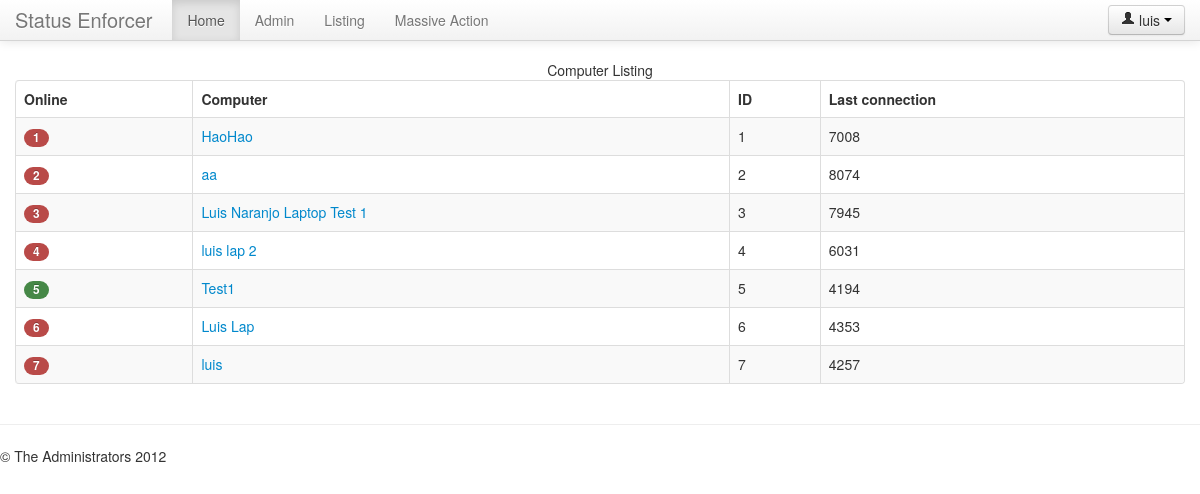
Page /listing (signed in) on the earlier database version.
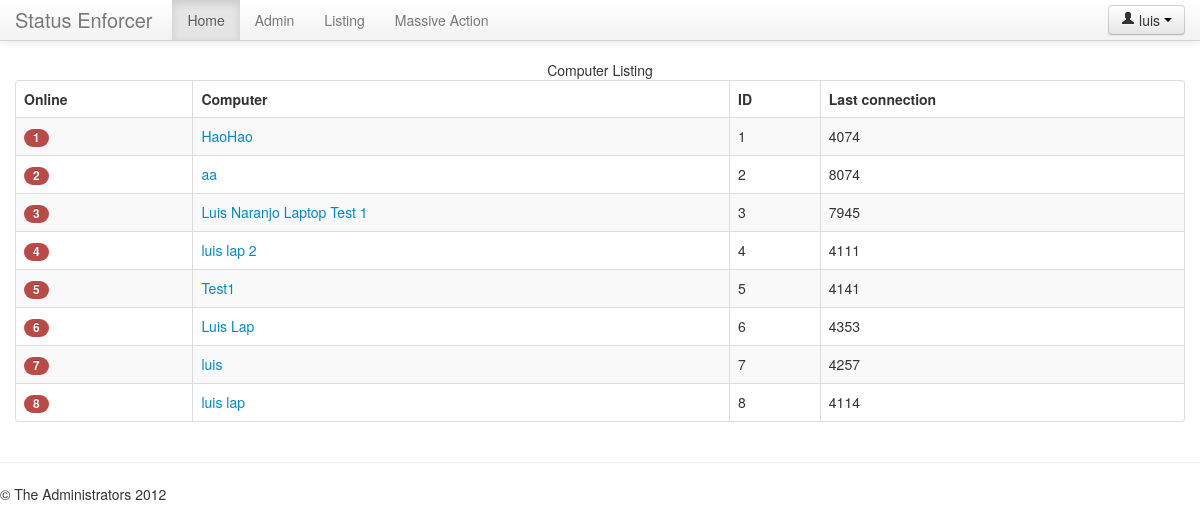
Same page on the later database version.
### server/models.py (models this page shows, shortened)
class Computer(models.Model):
    name = models.CharField(max_length=255)
    lastConnection = models.DateTimeField()
    status = models.CharField(max_length=80)
    connected = models.BooleanField(default=False)
    key = models.CharField(max_length=255)
    def get_absolute_url(self):
        return '/listing/%d' % self.pk
    def activityLength(self):
        now = datetime.now(utc)
        delta = now - self.lastConnection
        return delta.seconds

### server/views.py (the view)
# urls.py: url(r'^listing$', 'listing'),
@login_required
def listing(request):
    params = {'computers': Computer.objects.all()}
    return render(request, 'server/listing.html', params)

### statusEnforcer/templates/server/listing.html (shortened to what this page needs)
{% extends "base.html" %}
{% block body %}
<table class="table table-bordered table-striped">
    <caption>Computer Listing</caption>
    <thead>
        <tr>
            <th>Online</th>
            <th>Computer</th>
            <th>ID</th>
            <th>Last connection</th>
        </tr>
    </thead>
    <tbody>
        {% for computer in computers %}
        <tr>
            <td>
            {% if computer.connected %}
            <a href="{{ computer.get_absolute_url }}"><span class="badge badge-success">{{ computer.id }}</span></a>
            {% else %}
            <a href="{{ computer.get_absolute_url }}"><span class="badge badge-important">{{ computer.id }}</span></a>
            {% endif %}
            </td>
            <td>
                <a href="{{ computer.get_absolute_url }}">{{ computer.name }}</a>
            </td>
            <td>{{ computer.pk }}</td>
            <td>{{ computer.activityLength }}</td>
        </tr>
        {% endfor %}
    </tbody>
</table>
{% endblock body %}

### statusEnforcer/templates/base.html (shortened to what this page needs)
<!DOCTYPE html>
 <html class="no-js" lang="en">
<head>
	<link rel="stylesheet" href="{{ STATIC_URL }}bootstrap/css/bootstrap.min.css">
	<link rel="stylesheet" href="{{ STATIC_URL }}bootstrap/css/bootstrap-responsive.min.css">
	<link rel="stylesheet" href="{{ STATIC_URL }}css/basic.css">
</head>
<body>
    <div class="navbar navbar-fixed-top">
      <div class="navbar-inner">
        <div class="container">
          <div class="btn-group pull-right">
            {% if user.is_authenticated %}
                <a class="btn dropdown-toggle" data-toggle="dropdown" href="#">
                <i class="icon-user"></i>
                {{ user.username }}
              <span class="caret"></span>
            </a>
            {% else %}
                <a class="btn" href="/admin/">
                <i class="icon-user"></i>
                Sign in
            </a>
            {% endif %}
          </div>
          <a class="brand" href="/">Status Enforcer</a>
          <div class="nav-collapse">
            <ul class="nav" role="navigation">
              <li class="active"><a href="/">Home</a></li>
              {% if user.is_authenticated %}<li><a href="/admin">Admin</a></li>
              {% endif %}
              <li><a href="/listing">Listing</a></li>
              <li><a href="/killswitch">Massive Action</a></li>
            </ul>
    </div>
        </div>
      </div>
    </div>
	<div class="container">
	{% block body %}
	{% endblock body %}
	</div>
    <hr class="soften">
      <footer>
        <p>&copy; The Administrators 2012</p>
      </footer>
</body>

### statusEnforcer/templates/base.html (style rules this page uses)
body { padding-top: 60px; padding-bottom: 40px; }

Differences in the rows shown:
changed Computer "HaoHao": activityLength "7008" → "4074"
changed Computer "luis lap 2": activityLength "6031" → "4111"
changed Computer "Test1": connected True → False (drawn); activityLength "4194" → "4141"
added Computer: id "8", name "luis lap", pk "8", activityLength "4114"
